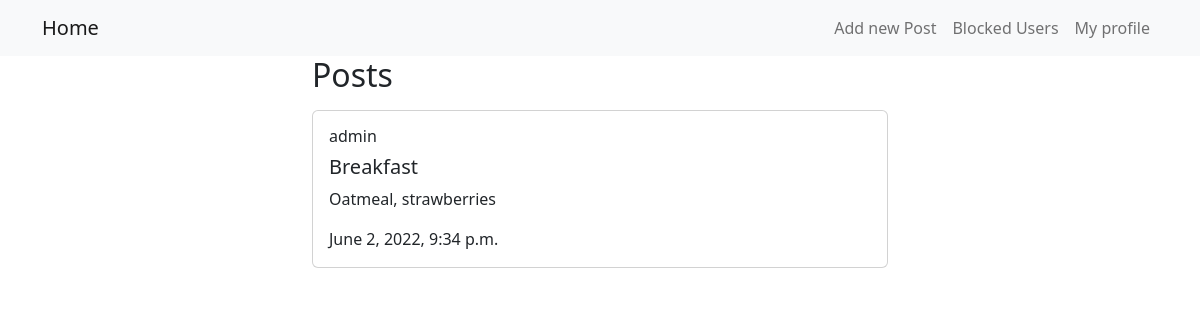
The page /posts/ (signed in) on the database its author committed.
### BlogPost/models.py (models this page shows, shortened)
class BlogPost(models.Model):
    author = models.ForeignKey(User, on_delete=models.CASCADE)
    title = models.CharField(max_length=50)
    content = models.TextField()
    files = models.FileField(upload_to="post_files/", null=True, blank=True)
    date_created = models.DateTimeField(auto_now_add=True)
    last_updated = models.DateTimeField(auto_now=True)

### BlogPost/views.py (the view)
# urls.py: path('posts/', get_all_posts, name="posts"),
def get_all_posts(request):
    logged_in_user = request.user #get logged in user
    blocked_users = BlockUser.objects.all() #get all blocked users
    users_i_have_blocked = blocked_users\
        .filter(userThatBlocks=logged_in_user)\
        .values_list("blockedUser") #get users that I have blocked
    user_that_blocked_me = blocked_users\
        .filter(blockedUser=logged_in_user)\
        .values_list("userThatBlocks") #get users that have bloked me, this is not in the requiremtns of the lab exercise but i decided to add it because it makes sense
    posts_list = BlogPost.objects\
        .exclude(author__in=users_i_have_blocked)\
        .exclude(author__in=user_that_blocked_me)\
        .exclude(author=logged_in_user)
    context = {"posts": posts_list, }
    return render(request, "posts.html", context=context)

### BlogPost/templates/posts.html (shortened to what this page needs)
<!DOCTYPE html>
<html lang="en">
<head>
	<link href="https://cdn.jsdelivr.net/npm/bootstrap@5.2.0-beta1/dist/css/bootstrap.min.css" rel="stylesheet">
</head>
<body>
	<nav class="navbar navbar-expand-lg navbar-light bg-light">
		<div class="container">
			<a href="/posts" class="navbar-brand">Home</a>
			<ul class="navbar-nav ml-auto">
				<li class="nav-item">
					<a class="nav-link" href="/add/post">
						Add new Post
					</a>
				</li>
				<li class="nav-item">
					<a class="nav-link" href="/blockedUsers">
						Blocked Users
					</a>
				</li>
				<li class="nav-item">
					<a class="nav-link" href="/profile">
						My profile
					</a>
				</li>
			</ul>
		</div>
	</nav>
	<div class="container w-50">
		<h2>Posts</h2>
		<div id="cards">
			{% for post in posts %}
				<div class="card mt-3">
					<div class="card-body">
						<h6 class="card-title">{{post.author}}</h6>
						<h5 class="card-title">{{post.title}}</h5>
						<p class="card-text">{{post.content}}</p>
						<span>{{post.date_created}}</span>
					</div>
					</div>
			{% endfor %}
		</div>
	</div>
</body>
</html>

### rows shown on the page
BlogPost: author "admin", title "Breakfast", content "Oatmeal, strawberries", date_created "June 2, 2022, 9:34 p.m."
